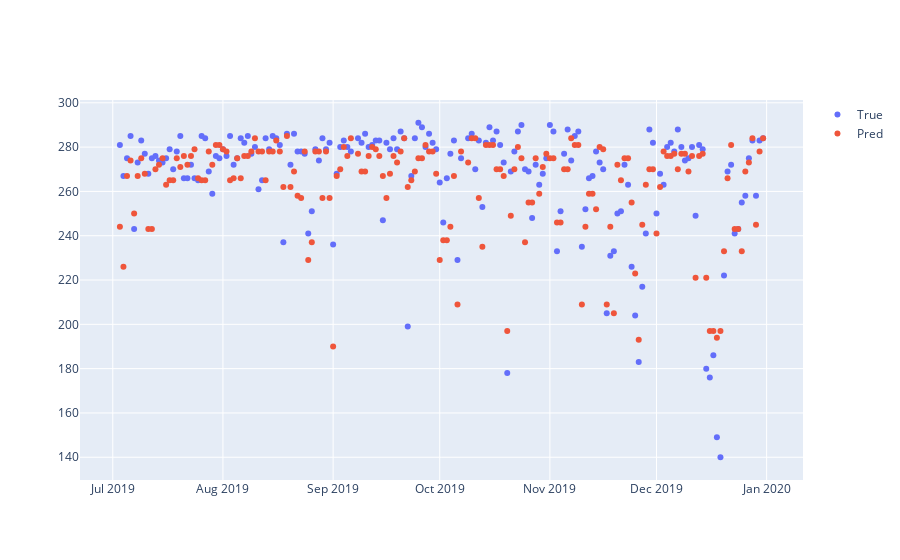

This figure's notebook cell:
### Code cell
# temp = X_test[X_test['TargetDate']=='2019-09-27']
fig = go.Figure()
fig.add_trace(go.Scatter(x=X_test.index, y=X_test['True'],mode='markers',name='True'))
fig.add_trace(go.Scatter(x=X_test.index, y=X_test['Pred'],mode='markers',name='Pred'))
fig.show()

### Figure 1 — Plotly figure (JSON) as saved in the notebook; plotly's stock layout.template omitted (floating-point values rounded to 4 significant figures; data arrays with more than 128 entries replaced by an {"elided": "..."} marker saying what was removed)
{"data": [{"mode": "markers", "name": "True", "type": "scatter", "x": {"elided": "180 str values"}, "y": {"elided": "180 int values"}}, {"mode": "markers", "name": "Pred", "type": "scatter", "x": {"elided": "180 str values"}, "y": {"elided": "180 int values"}}], "layout": {}}
